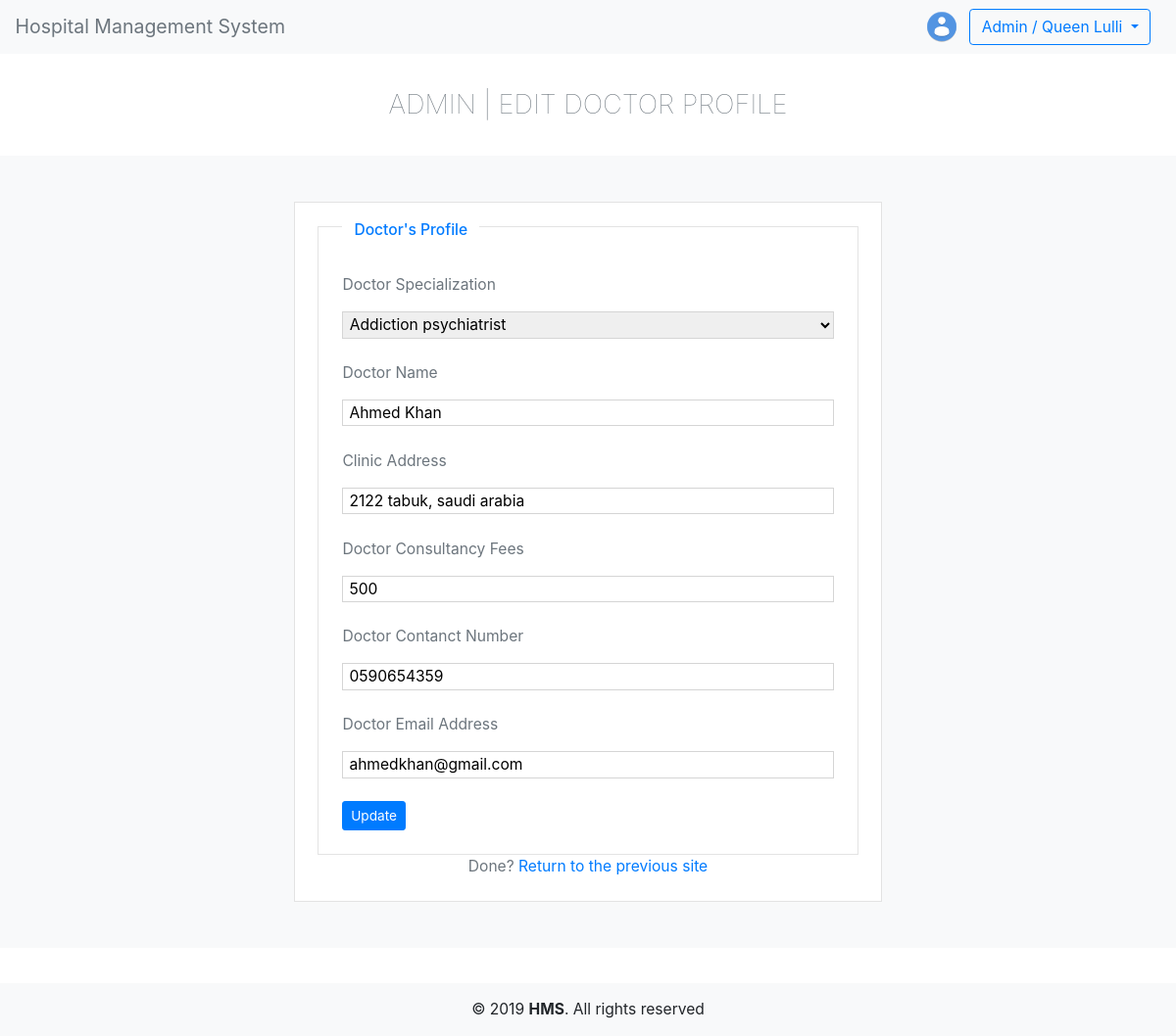
Page /admin/changeProfile.php?row=1 on the committed database.
### tables this page shows
CREATE TABLE doctors (
  doctor_no int(11) PRIMARY KEY AUTO_INCREMENT NOT NULL,
  doctor_fullname varchar(256) NOT NULL,
  doctor_specialization varchar(256) NOT NULL,
  doctor_address varchar(256) NOT NULL,
  doctor_fee int(11) NOT NULL,
  doctor_number varchar(256) NOT NULL,
  doctor_email varchar(256) NOT NULL,
  doctor_password varchar(256) NOT NULL,
  doctor_creation_date DATETIME NOT NULL,
  doctor_updation_date DATETIME NOT NULL,
  display varchar(256) NOT NULL
);

### admin/changeProfile.php (the view, shortened to what this page needs)
<?php require 'header.php'; ?>
<center><h3 class="heading text-muted">ADMIN | EDIT DOCTOR PROFILE</h3></center>
<?php
require 'dbh.php';
  if(isset($_GET['row'])){
    $rowNo = $_GET['row'];
    $sql = "SELECT * FROM doctors WHERE doctor_no = $rowNo";
    $result = mysqli_query($conn, $sql);
    $row = mysqli_fetch_assoc($result);
    echo '<div class="edit-box bg-light p-5">';
    echo '<form action="changeProfile.inc.php?row='.$row['doctor_no'].'" class="edit-form p-4" method="POST">';
  }
  else{
    echo '<div class="edit-box bg-light p-5">';
    echo '<form action="changeProfile.inc.php?" class="edit-form p-4" method="POST">';
  }
?>
    <div class="information">
      <center><h6 class="patient-name text-primary" >Doctor's Profile</h6></center><br>
<?php
require 'dbh.php';
  if (isset($_GET['row'])) {
      $row = $_GET['row'];
      $sql1 = "SELECT * FROM doctors WHERE doctor_no = $row";
      $result1 = mysqli_query($conn, $sql1);
      $row1 = mysqli_fetch_assoc($result1);
    }
  if (isset($_GET['specialization'])) {
    $specialization = $_GET['specialization'];
    echo '<p class="text-muted">Doctor Specialization</p>
      <select class="specialization" name="specialization">';
      echo '<option>'.$specialization.'</option>';
      require 'dbh.php';
      $sql = "SELECT * FROM specializations WHERE display = 'yes'";
      $result = mysqli_query($conn, $sql);
      if (mysqli_num_rows($result)) {
        while ($row = mysqli_fetch_assoc($result)) {
          echo '<option>'.$row['specialization_name'].'</option>';
        }
      }
      echo '</select><br><br>';
  }
  else {
    echo '<p class="text-muted">Doctor Specialization</p>
      <select class="specialization" name="specialization">';
      echo '<option>'.$row1['doctor_specialization'].'</option>';
      echo '</select><br><br>';
  }
  if (isset($_GET['doctor'])) {
    $doctor = $_GET['doctor'];
    echo '<p class="text-muted">Doctor Name</p>
      <input type="text" placeholder="Current Name" class="doctor" name="doctor" value="'.$doctor.'"><br><br>';
  }
  else {
    echo '<p class="text-muted">Doctor Name</p>
      <input type="text" class="doctor" name="doctor" value="'.$row1['doctor_fullname'].'"><br><br>';
  }
  if (isset($_GET['address'])) {
    $address = $_GET['address'];
    echo '<p class="text-muted">Clinic Address</p>
    <input type="text" class="address" name="address" value="'.$address.'"><br><br>';
  }
  else {
    echo '<p class="text-muted">Clinic Address</p>
    <input type="text" class="address" name="address" value="'.$row1['doctor_address'].'"><br><br>';
  }
  if (isset($_GET['fee'])) {
    $fee = $_GET['fee'];
    echo '<p class="text-muted">Doctor Consultancy Fees</p>
      <input type="text" class="fee" name="fee" value="'.$fee.'"><br><br>';
  }
  else {
    echo '<p class="text-muted">Doctor Consultancy Fees</p>
      <input type="text" class="fee" name="fee" value="'.$row1['doctor_fee'].'"><br><br>';
  }
  if (isset($_GET['number'])) {
    $number = $_GET['number'];
    echo '<p class="text-muted">Doctor Contanct Number</p>
    <input type="number" class="number" name="number" placeholder="Current Number" value="'.$number.'"><br><br>';
  }
  else {
    echo '<p class="text-muted">Doctor Contanct Number</p>
    <input type="number" class="number" name="number" placeholder="Current Number" value="'.$row1['doctor_number'].'"><br><br>';
  }
  if (isset($_GET['email'])) {
    $email = $_GET['email'];
    echo '<p class="text-muted">Doctor Email Address</p>
    <input type="email" class="email" name="email" placeholder="Current Email Address" value="'.$email.'"><br><br>';
  }
  else {
    echo '<p class="text-muted">Doctor Email Address</p>
    <input type="email" class="email" name="email" placeholder="Current Email Address" value="'.$row1['doctor_email'].'"><br><br>';
  }
?>
      <button class="btn btn-primary btn-sm" type="submit" name="submit">Update</button>
    </div>
    <center><p class="text-muted" style="display: inline">Done? </p><a href="doctors.php">Return to the previous site</a></center>
  </form>
</div>
<div class="footer-copyright text-center py-3 bg-light">© 2019 <strong>HMS</strong>. All rights reserved</div>
<link rel="stylesheet" href="css/changeProfile.css">
</body>
</html>

### admin/css/changeProfile.css (style rules this page uses)
* { font-size: 1.3vw; }
.heading { font-weight: lighter; margin: 3vw; }
.edit-box { margin-bottom: 3vw; }
.edit-form { background-color: white; border: 0.1vw solid #E3E3E3; width: 50vw; position: relative; left: 50%; transform: translateX(-50%); }
.patient-name { position: absolute; margin-top: -2.5vw; background-color: white; padding-left: 1vw; padding-right: 1vw; }
.information { border: 0.1vw solid #E3E3E3; padding: 2vw; }
form input { width: 100%; border: 0.1vw solid #D5D5D5; padding-left: 0.5vw; }
select { width: 100%; padding: 0.2vw; border: 0.1vw solid #D5D5D5; }

### rows in the picture
doctors: specialization "Addiction psychiatrist", doctor "Ahmed Khan", address "2122 tabuk, saudi arabia", fee "500", number "0590654359", email "ahmedkhan@gmail.com"
